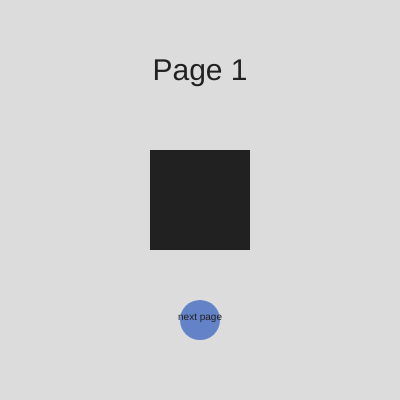
Frame 1 (no input)
Frame 60 (no input): identical to frame 1, image omitted
Frame 120 (the mouse pressed at the canvas centre since frame 60): identical to frame 1, image omitted

The p5.js sketch that drew this single still picture (run headless with seeded random() and noise() and a simulated clock; from frame 60 on, the mouse is pressed at the canvas centre):

// p5.js sketch
// ── sketch.js
let currentPage = 1,
  numberOfPages = 2,
  mouseIsClicked = false,
  buttonText = 'next page';

function setup() {
  createCanvas(400, 400);
  rectMode(CENTER);
  textAlign(CENTER);
  textSize(30);
  noStroke();
  fill(33);
}

function draw() {
  background(220);

  switch (currentPage) {
    case 1:
      drawPage(currentPage);
      buttonText = 'next page';
      break;

    case 2:
      drawPage(currentPage);
      buttonText = 'prev page';
      break;
  }

  customButton(width / 2, height * 0.8, 40);

  mouseIsClicked = false;
}

function customButton(x, y, r) {
  push();
  fill(100, 130, 200);
  ellipse(x, y, r);
  fill(33);
  textSize(10);
  text(buttonText, x, y);
  pop();

  if (dist(mouseX, mouseY, x, y) < r / 2 && mouseIsClicked) {
    if (currentPage >= numberOfPages) {
      currentPage = 1;
    } else {
      currentPage++;
    }
  }
}


function drawPage(page) {
  switch (page) {
    case 1:
      push();
      rect(width / 2, height / 2, 100, 100);

      text('Page 1', width / 2, height * 0.2);
      pop();
      break;

    case 2:
      push();
      ellipse(width / 2, height / 2, 100);

      text('Page 2', width / 2, height * 0.2);
      pop();
      break;
  }
}

function mouseClicked() {
  mouseIsClicked = true;
}
